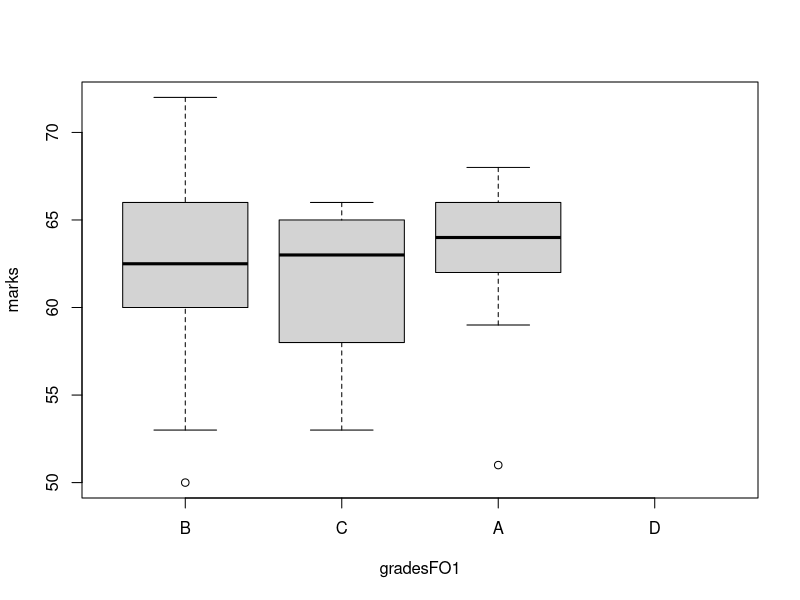
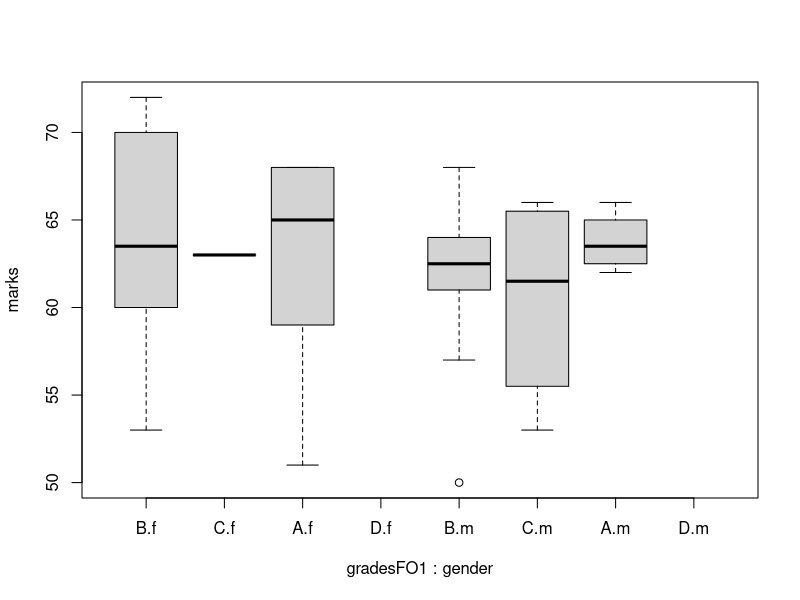
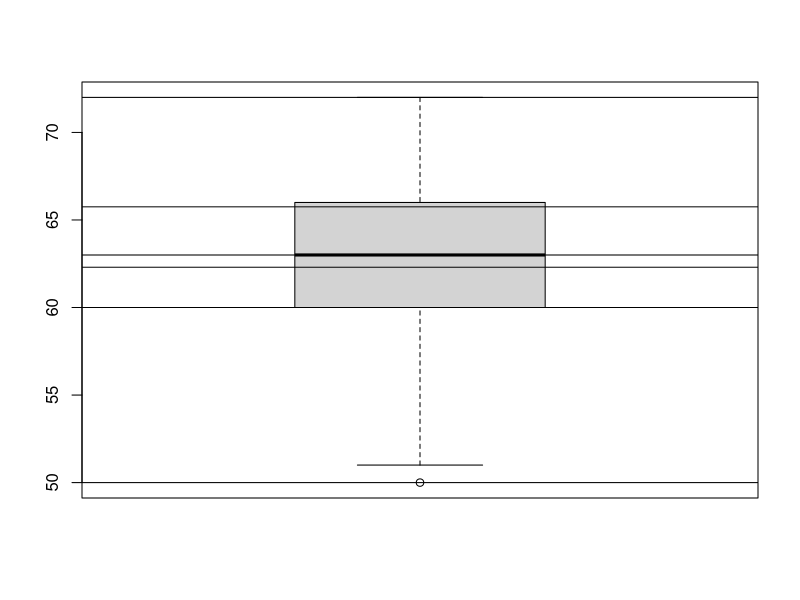

These charts were generated, in order, by the following R code:
#create a vector to allot my garde according to said probabilities
(grades = sample(c(LETTERS[1:4]), size=30, replace=T, prob=c(.4,.3,.2,.1)))
summary(grades)
(gradesF =  factor(grades))
gradesF #no direction in it
summary(grades)  
summary(gradesF)
table(grades)
table(gradesF)

class(gradesF) #assigning order to it
(gradesFO =  factor(grades, ordered=T)) #now we have an order
(gradesFO1 = factor(grades, ordered=T, levels=c('B','C','A','D')))
summary(gradesFO1)
(marks = ceiling(rnorm(30,mean=60,sd=5))) #random 30 marks with said mean and sd
(gender= factor(sample(c('m','f'), size=30, replace=T)))
#creating a data frame from these 2 columns
(student1 = data.frame(marks, gradesFO1))
boxplot( marks ~ gradesFO1, data=student1) 
boxplot( marks ~ gradesFO1+ gender, data=student1)
boxplot(marks)
summary(marks)
#now i want to draw these lines on boxplot
abline(h = summary(marks))

quantile(marks)
